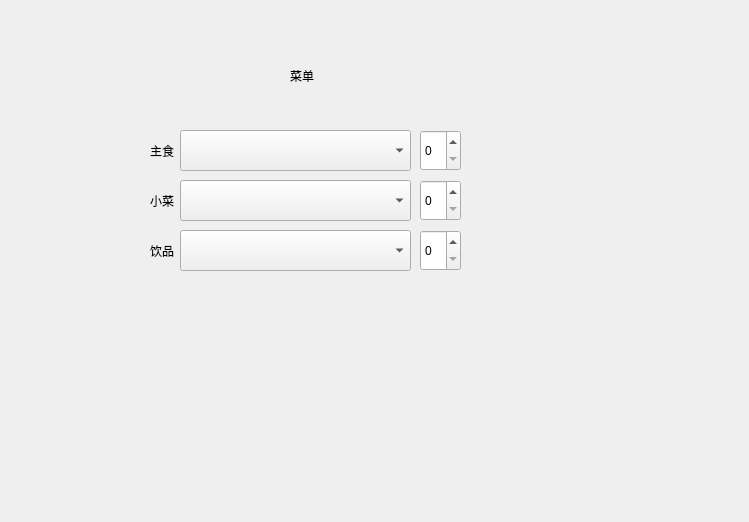
<?xml version="1.0" encoding="UTF-8"?>
<ui version="4.0">
 <class>Widget</class>
 <widget class="QWidget" name="Widget">
  <property name="geometry">
   <rect>
    <x>0</x>
    <y>0</y>
    <width>749</width>
    <height>522</height>
   </rect>
  </property>
  <property name="windowTitle">
   <string>Widget</string>
  </property>
  <widget class="QComboBox" name="comboBox">
   <property name="geometry">
    <rect>
     <x>180</x>
     <y>130</y>
     <width>231</width>
     <height>41</height>
    </rect>
   </property>
  </widget>
  <widget class="QLabel" name="label">
   <property name="geometry">
    <rect>
     <x>150</x>
     <y>140</y>
     <width>31</width>
     <height>21</height>
    </rect>
   </property>
   <property name="text">
    <string>主食</string>
   </property>
  </widget>
  <widget class="QLabel" name="label_2">
   <property name="geometry">
    <rect>
     <x>150</x>
     <y>190</y>
     <width>31</width>
     <height>21</height>
    </rect>
   </property>
   <property name="text">
    <string>小菜</string>
   </property>
  </widget>
  <widget class="QLabel" name="label_3">
   <property name="geometry">
    <rect>
     <x>150</x>
     <y>240</y>
     <width>31</width>
     <height>21</height>
    </rect>
   </property>
   <property name="text">
    <string>饮品</string>
   </property>
  </widget>
  <widget class="QLabel" name="label_4">
   <property name="geometry">
    <rect>
     <x>290</x>
     <y>70</y>
     <width>40</width>
     <height>12</height>
    </rect>
   </property>
   <property name="text">
    <string>菜单</string>
   </property>
  </widget>
  <widget class="QSpinBox" name="spinBox">
   <property name="geometry">
    <rect>
     <x>420</x>
     <y>130</y>
     <width>41</width>
     <height>41</height>
    </rect>
   </property>
  </widget>
  <widget class="QComboBox" name="comboBox_2">
   <property name="geometry">
    <rect>
     <x>180</x>
     <y>180</y>
     <width>231</width>
     <height>41</height>
    </rect>
   </property>
  </widget>
  <widget class="QComboBox" name="comboBox_3">
   <property name="geometry">
    <rect>
     <x>180</x>
     <y>230</y>
     <width>231</width>
     <height>41</height>
    </rect>
   </property>
  </widget>
  <widget class="QSpinBox" name="spinBox_2">
   <property name="geometry">
    <rect>
     <x>420</x>
     <y>180</y>
     <width>41</width>
     <height>41</height>
    </rect>
   </property>
  </widget>
  <widget class="QSpinBox" name="spinBox_3">
   <property name="geometry">
    <rect>
     <x>420</x>
     <y>230</y>
     <width>41</width>
     <height>41</height>
    </rect>
   </property>
  </widget>
 </widget>
 <resources/>
 <connections/>
</ui>
